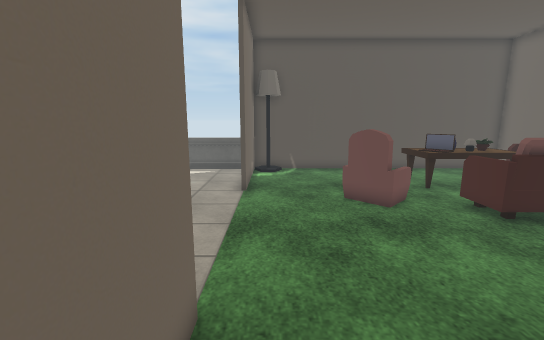
View 1 (above)

12 first-person views from a walk through a Unity game level. The camera is 1.5 m above the floor, tilts 10° down and sees 90° across. Doors are open. The floor is counted in squares, 0.5 m on a side. Each view is taken from the middle of a square. On the plan, view 1 faces up. The plan holds only what a view shows up to about 20 squares ahead; the rest is blank. The player character is not drawn. Some surface patterns are stand-ins.

View 2
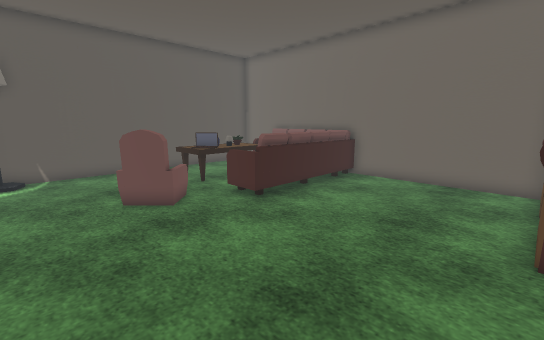

View 3
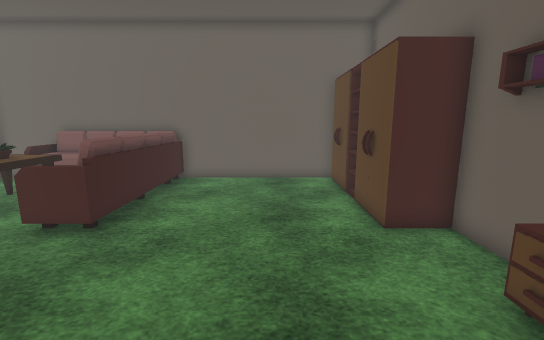

View 4
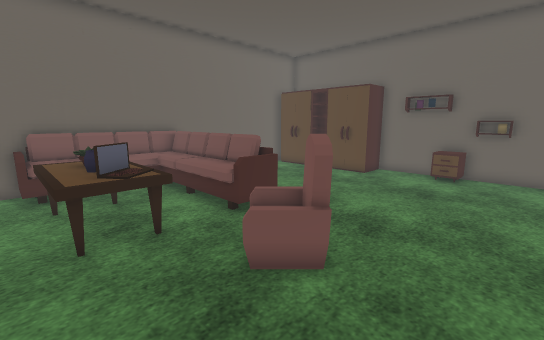

View 5
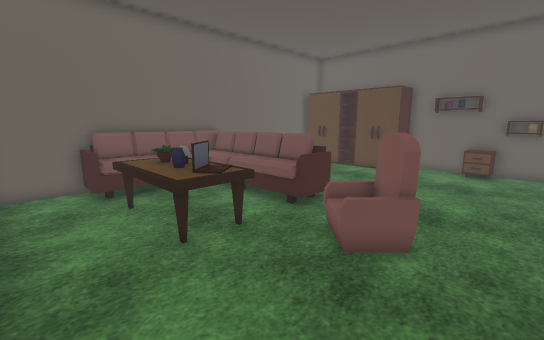

View 6
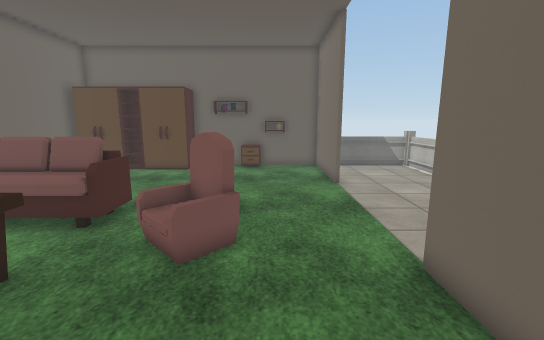

View 7
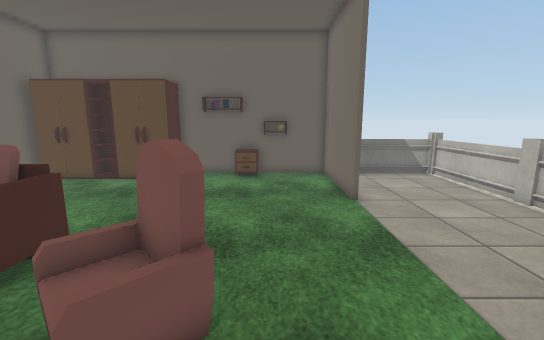

View 8
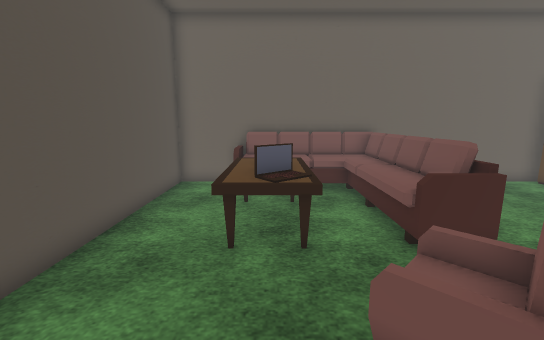

View 9
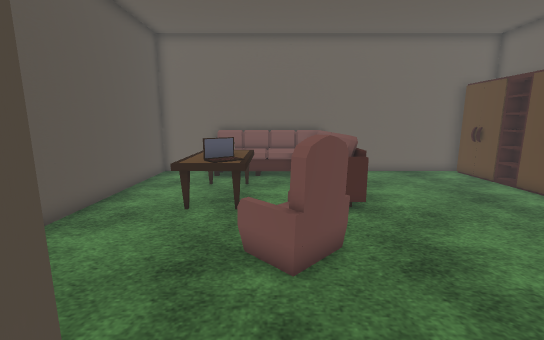

View 10
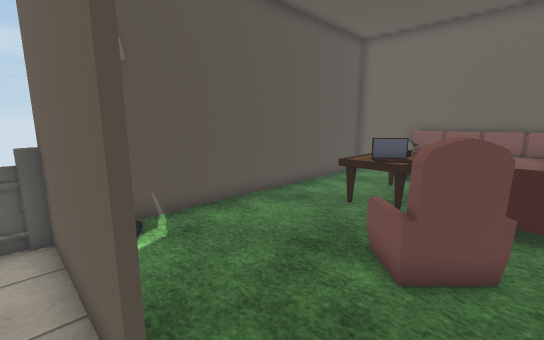

View 11
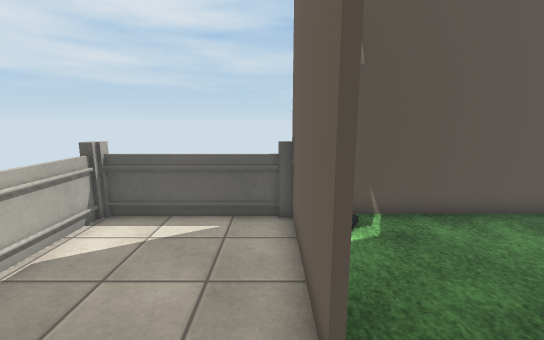

View 12
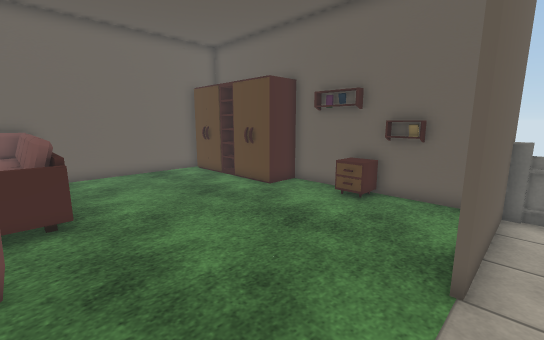

### Floor plan
Key: @ floor where view 1 was taken; # wall or solid block; . floor; D open door; L lamp; S sofa; T table; A laptop; R armchair; W wardrobe; N nightstand; O other object.
Columns run from 8 left of view 1 to 15 right of it. Each row starts with its distance up from view 1.
 18  O     #################
 17 OOOOOOO#L..............#
 16 OO.....#...............#
 15 OO.....#.............SS#
 14  O.....#.......TTTTT.SS#
 13   .....#.......AAOOT.SS#
 12   .....#.......TATTT.SS#
 11      ..D...RO........O #
 10      ..D...RRO.SSSSSSSS#
  9     ...D....R..SSSSSSSS#
  8    ....D.......SSSSSSSS#
  7   .....D...............#
  6   .....D...............#
  5 OO.....D...............#
  4 OO.....D...............#
  3 OO.....#...............#
  2 OO.....#...............#
  1 OO.....#...............#
  0 OO.....#@.......##WW####
 -1 OO.....#...NN..##  W
 -2  OOOOOO#########

Positions as (right, up) in squares from view 1, and headings:
1: (0, 0), facing up
2: (0, 0), facing up-right
3: (0, 3), facing right
4: (0, 15), facing down-right
5: (1, 17), facing down-right
6: (2, 17), facing down
7: (2, 14), facing down
8: (1, 13), facing right
9: (-2, 11), facing right
10: (-2, 9), facing up-right
11: (-2, 9), facing up
12: (-2, 9), facing down-right
